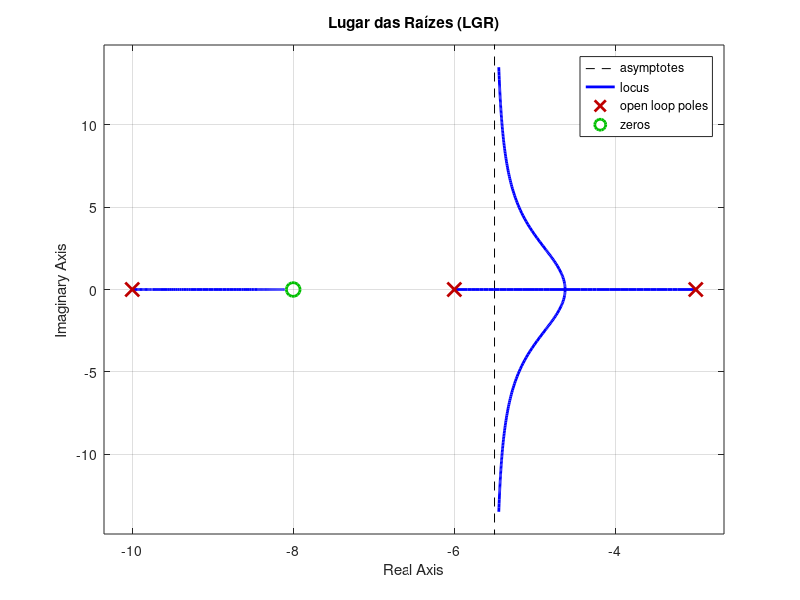

Here is the MATLAB script that generated this plot: (Note: this script raises an error after producing the figure.)
% Definição da função de transferência
num = [1 8];
den = conv(conv([1 3], [1 10]), [1 6]);
G = tf(num, den);

% Plot do Lugar das Raízes (LGR)
figure;
rlocus(G);
title('Lugar das Raízes (LGR)');
grid on;
hold on;

% Adiciona a reta do coeficiente de amortecimento de 0,45
zeta = 0.45;
theta = acos(zeta); % Ângulo correspondente ao coeficiente de amortecimento
sgrid(zeta, 0); % Plota a linha de constante zeta

% Determina a posição no LGR para o amortecimento desejado
[K, poles] = rlocfind(G);

% Plot da resposta ao degrau para o ganho K encontrado
figure;
step(feedback(K*G, 1));
title('Resposta ao Degrau do Sistema em Malha Fechada');
grid on;
